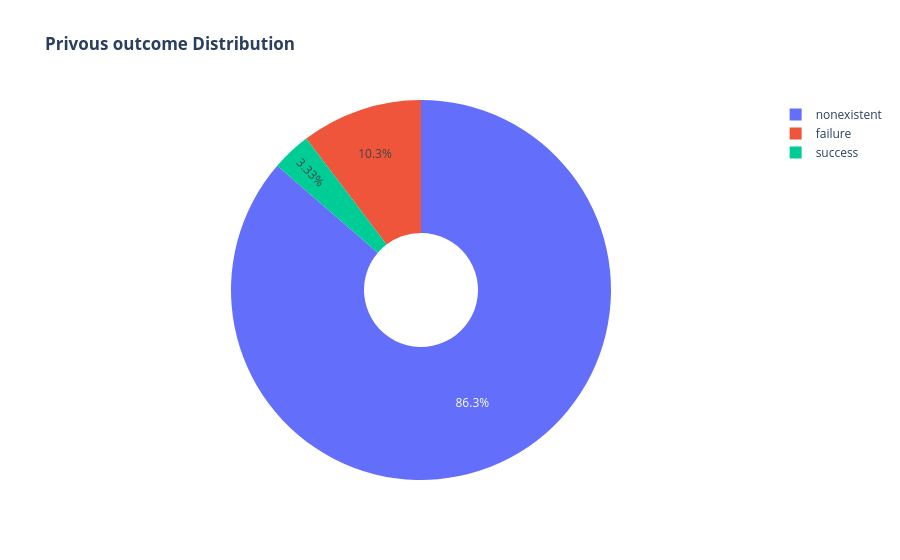

The notebook cell saved with this chart:
### Markdown cell above
- most of the custumers were just contracted in this campagin only(86.3%) i.e. no previous contractual relationship or contact with the bank and only 13.7% of custumers were old custumers.

- So this campaign was mainly operated for on new Customer acquisition rather than existing clients.

### Code cell
out_dir = 'Report\\EDA\\00_Univariant_Analysis\\Pie_charts'

if out_dir and not os.path.exists(out_dir):
    os.makedirs(out_dir)
labels = df['poutcome'].unique()
values = df['poutcome'].value_counts()

fig = go.Figure(data=[go.Pie(labels=labels, values=values, hole=.3)])
fig.update_layout(title_text="<b>Privous outcome Distribution</b>")
fig.write_image(os.path.join(out_dir, "Privous outcome distribution.png"))

fig.show()

### Figure 1 — Plotly figure (JSON) as saved in the notebook; plotly's stock layout.template omitted (floating-point values rounded to 4 significant figures)
{"data": [{"hole": 0.3, "labels": ["nonexistent", "failure", "success"], "type": "pie", "values": [35551, 4252, 1373]}], "layout": {"title": {"text": "<b>Privous outcome Distribution</b>"}}}
